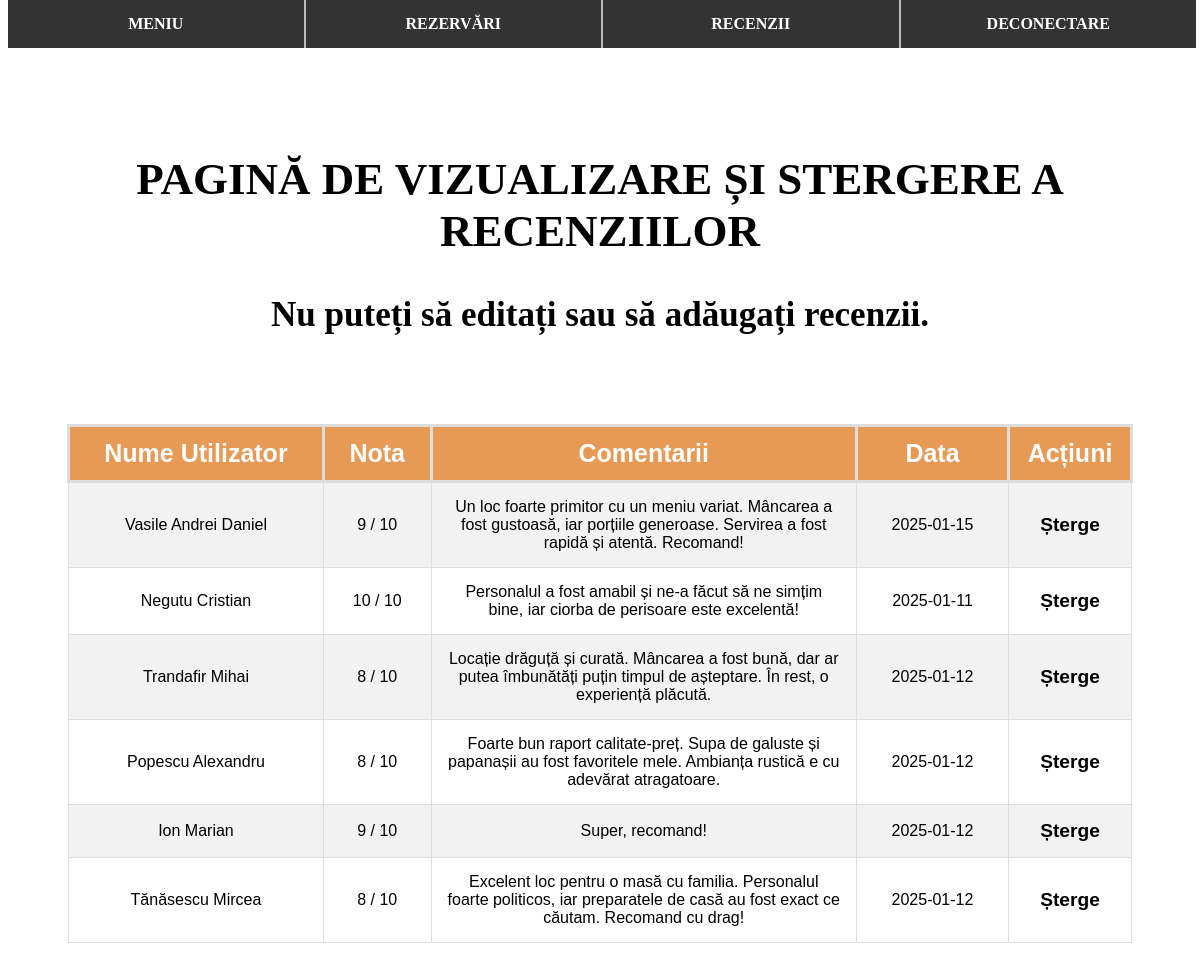
Screenshot of /Admin/vezi-recenzii-admin.php with the database file from the repository.
### tables this page shows
CREATE TABLE IF NOT EXISTS `recenzii` (
  `id_recenzie` int NOT NULL AUTO_INCREMENT,
  `id_utilizator` int NOT NULL,
  `nota_recenzie` int NOT NULL,
  `comentariu_recenzie` varchar(400) NOT NULL,
  `data_recenzie` datetime NOT NULL,
  PRIMARY KEY (`id_recenzie`),
  KEY `id_utilizator` (`id_utilizator`)
);

CREATE TABLE IF NOT EXISTS `utilizatori` (
  `id_utilizator` int NOT NULL AUTO_INCREMENT,
  `nume` varchar(40) NOT NULL,
  `prenume` varchar(50) NOT NULL,
  `username` varchar(50) NOT NULL,
  `parola` varchar(50) NOT NULL,
  `email` varchar(50) NOT NULL,
  `admin` set('da','nu') NOT NULL DEFAULT 'nu',
  PRIMARY KEY (`id_utilizator`)
);

### Admin/vezi-recenzii-admin.php (the view, shortened to what this page needs)
<?php
include '../Fisiere PHP/conectarebd.php';
echo '
	<!DOCTYPE html>
	<html>
	<head>
	  <title>
	      Recenzii
	  </title>
	  <link rel="stylesheet" href="style-vezi-recenzii-admin.css">
      <link rel="stylesheet" href="style-meniu-navigare-admin.css">
	</head>';
echo ' <body> ';
include 'meniu-navigare-admin.php';
echo '
<br><br><br><br><br><br>
<div class = "intro">
<h2>PAGINĂ DE VIZUALIZARE ȘI STERGERE A RECENZIILOR</h2>
<h3>Nu puteți să editați sau să adăugați recenzii.</h3>
<br>
</div>';
$sql1 = "
    SELECT
        r.id_recenzie,
        r.id_utilizator,
        r.nota_recenzie,
        r.comentariu_recenzie,
        r.data_recenzie,
        u.nume,
        u.prenume
    FROM recenzii r
    JOIN utilizatori u ON r.id_utilizator = u.id_utilizator";
if ($result = mysqli_query($conn, $sql1)) {
    if (mysqli_num_rows($result) > 0) {
        echo "<table class='tabel-recenzii'>";
        echo "<tr>";
        echo "<th>Nume Utilizator</th>";
        echo "<th>Nota</th>";
        echo "<th>Comentarii</th>";
        echo "<th>Data</th>";
        echo "<th>Acțiuni</th>";
        echo "</tr>";
        while ($row = mysqli_fetch_array($result)) {
            $nume_si_prenume_utilizator = $row['nume'] . " " . $row['prenume'];
            echo "<tr>";
            echo "<td>" . $nume_si_prenume_utilizator . "</td>";
            echo "<td>" . $row['nota_recenzie'] . " / 10" . "</td>";
            echo "<td class='comentarii'>" . $row['comentariu_recenzie'] . "</td>";
            echo "<td>" . date('Y-m-d', strtotime($row['data_recenzie'])) . "</td>";
            echo "
                <td>
                    <a href='deleterecenzii-admin.php?id_recenzie=" . $row['id_recenzie'] . "' class='link-recenzii'
                         onclick='return confirm(\"Sigur doriți să ștergeți această recenzie?\")'>Șterge</a>
                </td>";
            echo "</tr>";
        }
        echo "</table>";
    } else {
        echo "Nu au fost găsite rezultate.";
    }
} else {
    echo "ERROR: Could not execute $sql1. " . mysqli_error($conn);
}
echo '
<br><br><br><br><br><br><br><br><br>
</body>
</html>';
?>

### Admin/meniu-navigare-admin.php
<?php
echo '
    <ul class="meniu-navigare">
        <li><a class="buton_meniu" href="meniu-mancare-admin.php"><b>MENIU</b></a></li>
        <li><a class="buton_meniu" href="vezi-rezervari-admin.php"><b>REZERVĂRI</b></a></li>
        <li><a class="buton_meniu" href="vezi-recenzii-admin.php"><b>RECENZII</b></a></li>
        <li><a class="buton_meniu" href="../Fisiere PHP/logout.php" onclick="return confirm(\'Sigur doriți să vă deconectați?\')"><b>DECONECTARE</b></a></li>';
echo '</ul>';
?>

### Admin/style-vezi-recenzii-admin.css (style rules this page uses)
.intro { text-align: center; font-size: 30px; }
.tabel-recenzii { font-family: Arial, Helvetica, sans-serif; border-collapse: collapse; width: 90%; margin: 20px auto; }
.tabel-recenzii td, #tabel-recenzii th { border: 1px solid #ddd; padding: 15px; text-align: center; }
.tabel-recenzii tr:nth-child(even) { background-color: #f2f2f2; }
.tabel-recenzii th { padding-top: 12px; padding-bottom: 12px; font-size: 25px; text-align: center; background-color: #E69A55; color: white; border: 3px solid #ddd; }
.tabel-recenzii td.comentarii { width: 40%; }
.link-recenzii { text-decoration: none; font-weight: bold; font-size: 1.2em; color: black; }

### Admin/style-meniu-navigare-admin.css (style rules this page uses)
.meniu-navigare { display: flex; align-items: center; z-index: 1000; list-style-type: none; margin: 0; padding: 0; overflow: hidden; background-color: #333; position: fixed; top: 0; width: 99%; }
.meniu-navigare li { flex: 1; text-align: center; border-right: 2px solid #bbb; }
.meniu-navigare li:last-child { border-right: none; }
.meniu-navigare li a { display: block; color: white; text-align: center; padding: 15px 0; text-decoration: none; }

### rows the page displays
recenzii: id_utilizator.prenume "Vasile Andrei Daniel", nota_recenzie "9", comentariu_recenzie "Un loc foarte primitor cu un meniu variat. Mâncarea a fost gustoasă, iar porțiile generoase. Servirea a fost rapidă și atentă. Recomand!", data_recenzie "2025-01-15"
recenzii: id_utilizator.prenume "Negutu Cristian", nota_recenzie "10", comentariu_recenzie "Personalul a fost amabil și ne-a făcut să ne simțim bine, iar ciorba de perisoare este excelentă!", data_recenzie "2025-01-11"
recenzii: id_utilizator.prenume "Trandafir Mihai", nota_recenzie "8", comentariu_recenzie "Locație drăguță și curată. Mâncarea a fost bună, dar ar putea îmbunătăți puțin timpul de așteptare. În rest, o experiență plăcută.", data_recenzie "2025-01-12"
recenzii: id_utilizator.prenume "Popescu Alexandru", nota_recenzie "8", comentariu_recenzie "Foarte bun raport calitate-preț. Supa de galuste și papanașii au fost favoritele mele. Ambianța rustică e cu adevărat atragatoare.", data_recenzie "2025-01-12"
recenzii: id_utilizator.prenume "Ion Marian", nota_recenzie "9", comentariu_recenzie "Super, recomand!", data_recenzie "2025-01-12"
recenzii: id_utilizator.prenume "Tănăsescu Mircea", nota_recenzie "8", comentariu_recenzie "Excelent loc pentru o masă cu familia. Personalul foarte politicos, iar preparatele de casă au fost exact ce căutam. Recomand cu drag!", data_recenzie "2025-01-12"
